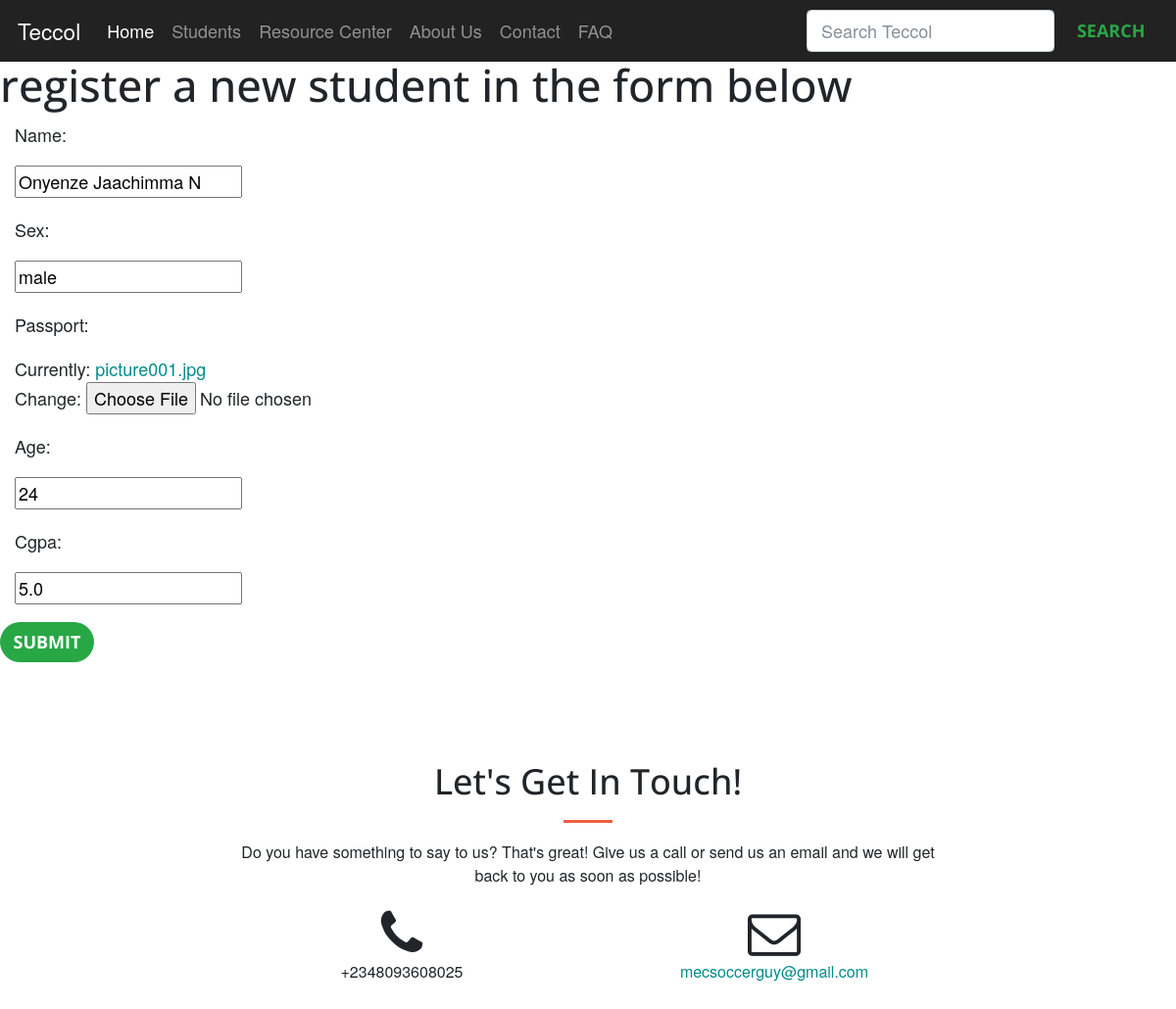
The page /stures/detail/3/update/ on the database its author committed.
### stures/models.py (models this page shows, shortened)
class Student(models.Model):
    name = models.CharField(max_length=50)
    sex = models.CharField(max_length=10)
    passport = models.FileField(default=0)
    age = models.IntegerField(default=0)
    cgpa = models.FloatField(default=5.0)

### stures/views.py (the view)
# urls.py: url(r'^detail/(?P<pk>[0-9]+)/update/$', views.StudentUpdate.as_view(), name='update'),
class StudentUpdate(UpdateView):
    model = Student
    fields = ['name', 'sex', 'passport', 'age', 'cgpa']

### stures/templates/stures/student_form.html (shortened to what this page needs)
{% extends 'stures/base.html' %}
{% load static %}
{% block body %}
    <div>
        <h1>register a new student in the form below</h1>
    </div>
    <div>
        <form class="form-horizontal" method="post" action="/stures/add_stud/" enctype="multipart/form-data">
            {% include 'stures/form-template.html' %}
            <div>
                <button type="submit" class="btn btn-success">Submit</button>
            </div>
        </form>
    </div>
{% endblock %}

### stures/templates/stures/form-template.html (shortened to what this page needs)
{% for field in form %}
    <div class="form-group">
        <div class="col-sm-offset-2 col-sm-10">
        </div>
        <label class="control-label col-sm-2"> {{ field.label_tag }} </label>
        <div class="col-sm-10"> {{ field }} </div>
    </div>
{% endfor %}

### stures/static/stures/style.css (style rules this page uses)
@media (min-width: 48em) { html { font-size: 18px; } }
body { font-family: Georgia, "Times New Roman", Times, serif; color: #555; }
h1, .h1, h2, .h2, h3, .h3, h4, .h4, h5, .h5, h6, .h6 { font-family: "Helvetica Neue", Helvetica, Arial, sans-serif; font-weight: 400; }

### stures/static/stures/css/creative.css (style rules this page uses)
body, html { width: 100%; height: 100%; }
body { font-family: 'Merriweather', 'Helvetica Neue', Arial, sans-serif; }
a { color: #008b8b; -webkit-transition: all 0.2s; -moz-transition: all 0.2s; transition: all 0.2s; }
h1, h2, h3, h4, h5, h6 { font-family: 'Open Sans', 'Helvetica Neue', Arial, sans-serif; }
body { -webkit-tap-highlight-color: #222222; }
.btn { font-weight: 700; text-transform: uppercase; border: none; border-radius: 300px; font-family: 'Open Sans', 'Helvetica Neue', Arial, sans-serif; }

### rows shown on the page
Student: form "Onyenze Jaachimma N" "male" "24" "5.0"

### other values the page prints
{{ field.label_tag }} "Name:" "Sex:" "Passport:" "Age:" "Cgpa:"
